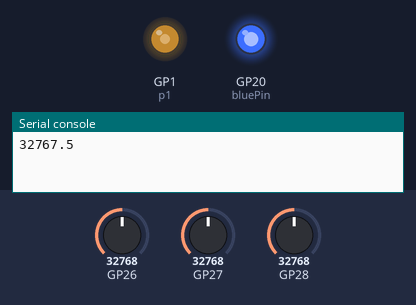
The program below on a simulated Raspberry Pi Pico running MicroPython. Parts: output pins drawn as LEDs (lit = HIGH), the last lines printed to the serial console. Dashed ring = blinking. The inputs (shaded band) are chosen by the test bench; at power-on: GP26 = 32768, GP27 = 32768, GP28 = 32768 (analog values on the 0–65535 scale).

Above: at 1.2 s.
1.3 s: GP26 set to 1072
2.8 s: GP26 set to 928
At 5.7 s:
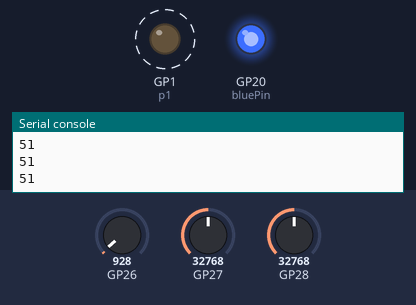
5.8 s: GP26 set to 7864
At 6.5 s:
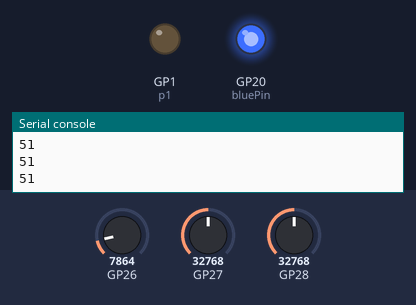
Timing chart, 0 to 8.8 s (numbered marks = the images above; inputs shaded):
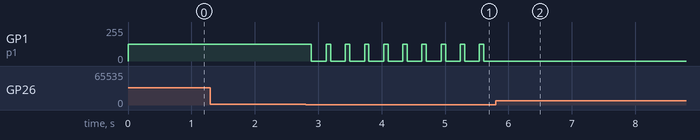

The program:

main.py
```python
import machine
import time

p1 = machine.Pin(1)
pwm1 = machine.PWM(p1)
pwm1.duty_u16(32000)
pwm1.freq(38000)

bluePin = machine.Pin(20, machine.Pin.OUT)

volDownControl = 16
volUpControl = 15
powerToggleControl = 23

leftControl = 30
rightControl = 45
upControl = 25
downControl = 51
okControl = 42

backControl = 102
homeControl = 3

class NEC:
    def __init__(self, deviceId, subDeviceId):
        self.deviceId = deviceId
        self.subDeviceId = subDeviceId

    def delay_us(self, i):
        #Correction factor
        i=round(i*0.89, 0);
        startTime = time.ticks_us()
        while time.ticks_us() - startTime < i:
            pass

    def sendSignalStart(self):
        self.sendPulses()
        self.delay_us(9 * 1000)
        self.stopPulses()
        self.delay_us(4500)

    def sendSignal0(self):
        self.sendPulses()
        self.delay_us(562)
        self.stopPulses()
        self.delay_us(563)

    def sendSignal1(self):
        self.sendPulses()
        self.delay_us(562)
        self.stopPulses()
        self.delay_us(1687)

    def sendControl(self, controlData):
        print(str(controlData))
        self.sendSignalStart()
        self.sendByte(self.deviceId)
        self.sendByte(self.subDeviceId)
        self.sendByte(controlData)
        self.sendByte(~controlData)
        self.sendSignal1()
        bluePin.value(1)
        self.delay_us(200000)

    def sendByte(self, data):
        for i in range(0,8):
            bit = (data & 1)
            if bit == 0:
                self.sendSignal0()
            else:
                self.sendSignal1()
            data = data>>1

    def sendPulses(self):
        bluePin.value(1)
        pwm1.duty_u16(32000)

    def stopPulses(self):
        bluePin.value(0)
        pwm1.duty_u16(0)

device = NEC(234, 199)
device.sendPulses()

MAX = 65535
MIDDLE = MAX/2
ENDSLOP = 1000
DEADZONE = 10000

print(str(MIDDLE))


while 1:
    up = False
    middle = True
    down = False
    left = False
    center = True
    right = False
    click = False

    jy = machine.ADC(machine.Pin(26)).read_u16()
    jx = machine.ADC(machine.Pin(27)).read_u16()
    clickValue = machine.ADC(machine.Pin(28)).read_u16()

    if(jy > MAX - ENDSLOP):
        up = True

    if(jy < ENDSLOP):
        down = True

    if(jy < MIDDLE - DEADZONE or jy > MIDDLE + DEADZONE):
        middle = False

    if(jx > MAX - ENDSLOP):
        right = True

    if(jx < ENDSLOP):
        left = True

    if(jx < MIDDLE - DEADZONE or jx > MIDDLE + DEADZONE):
        center = False

    if(clickValue < 1000):
        click = True

    #Volume Down
    if(up and left):
        device.sendControl(volDownControl)

    if(up and right):
        device.sendControl(volUpControl)

    if(down and left):
        device.sendControl(backControl)

    if(down and right):
        device.sendControl(homeControl)

    if(down and center):
        device.sendControl(downControl)

    if(up and center):
        device.sendControl(upControl)

    if(left and middle):
        device.sendControl(leftControl)

    if(right and middle):
        device.sendControl(rightControl)


    if(up and click):
        device.sendControl(powerToggleControl)

    if(click and center and middle):
        device.sendControl(okControl)


    time.sleep_ms(50)

    
```

Measured:
- the behaviour switches between 1008 and 992 on GP26 (found by bisection; images 0 and 1)
- after the input at 1.3 s, every drawn part: stays the same
- after the input at 2.8 s, GP1 (p1): alternates 125/255 for 0.07 s and 0/255 for 0.23 s, starting after 0.09 s
- after the input at 5.8 s, GP1 (p1): stops changing and stays 0/255
